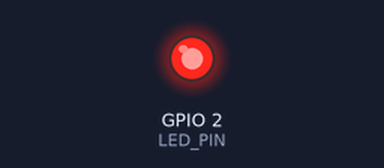
Bench run of a program on a simulated ESP32. Shown: output pins drawn as LEDs (lit = HIGH). What the program prints to the serial monitor is not drawn.

Above: at 0.1 s.
At 39.99 s:
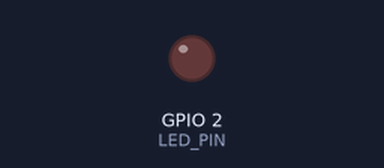
Timing chart, 0 to 40.0 s (numbered marks = the images above):
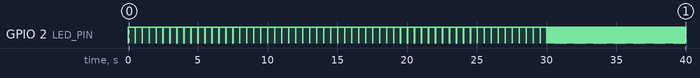

The program:

main.cpp
```cpp
#include <Arduino.h>
#include "config.h"

void handleLED(int state, unsigned long currentMillis);

void setup() {
    pinMode(LED_PIN, OUTPUT);
    Serial.begin(9600);
}

void loop() {
    unsigned long currentMillis = millis();

    // Changer d'état toutes les 30 secondes
    if (currentMillis - lastSwitchTime >= interval) {
        lastSwitchTime = currentMillis;
        currentState = (currentState + 1) % 3;
    }

    handleLED(currentState, currentMillis);
}

void handleLED(int state, unsigned long currentMillis) {
    unsigned long delayOn = LED_Delays[state][0];
    unsigned long delayOff = LED_Delays[state][1];

    if (currentMillis - previousMillisLED >= delayOn) {
        digitalWrite(LED_PIN, LOW);
        previousMillisLED = currentMillis;
        Serial.print("LED ");
        Serial.print((char)('A' + state));
        Serial.println(" OFF");
    } else {
        digitalWrite(LED_PIN, HIGH);
        Serial.print("LED ");
        Serial.print((char)('A' + state));
        Serial.println(" ON");
    }
}
```

config.h
```cpp
#ifndef CONFIG_H
#define CONFIG_H

#define LED_PIN 2

extern const unsigned long LED_Delays[3][2];

extern volatile int currentState;
extern unsigned long previousMillis;
extern unsigned long previousMillisLED;
extern const long interval;
extern unsigned long lastSwitchTime;

#endif
```

config.cpp
```cpp
#include "config.h"

const unsigned long LED_Delays[3][2] = {
    {500, 500}, // LED A
    {50, 50},   // LED B
    {10, 10}    // LED C
};

volatile int currentState = 0;
unsigned long previousMillis = 0;
unsigned long previousMillisLED = 0;
const long interval = 30000;
unsigned long lastSwitchTime = 0;
```

Measured:
- by itself, GPIO 2 (LED_PIN): goes 60 × (HIGH 0.51 s, LOW 0.01 s), 188 × (HIGH 0.04 s, LOW 0.01 s), then HIGH
